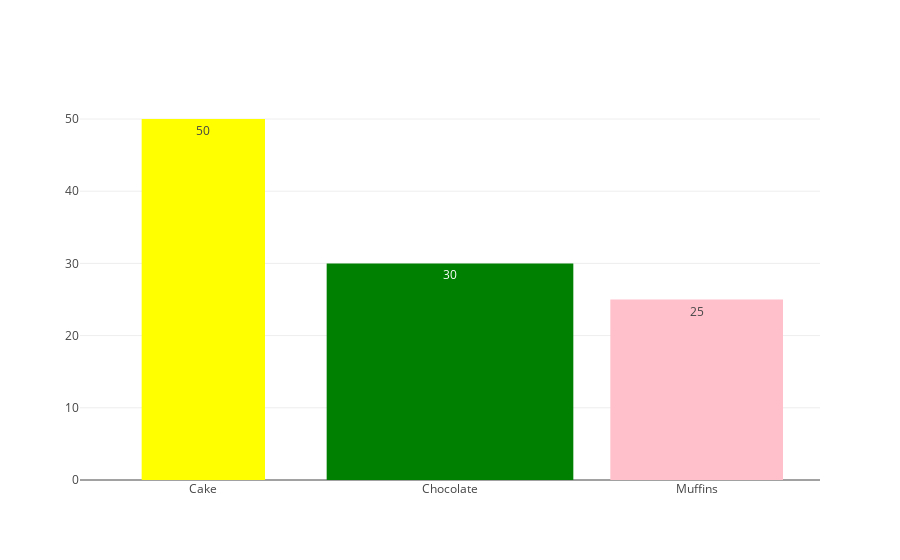

Notebook source saved alongside this figure:
### Code cell
data = [trace]

offline.iplot(data)

### Figure 1 — Plotly figure (JSON) as saved in the notebook; plotly's stock layout.template omitted (floating-point values rounded to 4 significant figures)
{"data": [{"marker": {"color": ["yellow", "green", "pink"]}, "text": [50, 30, 25], "textposition": "inside", "type": "bar", "width": [0.5, 1, 0.7], "x": ["Cake", "Chocolate", "Muffins"], "y": [50, 30, 25]}], "layout": {}}
